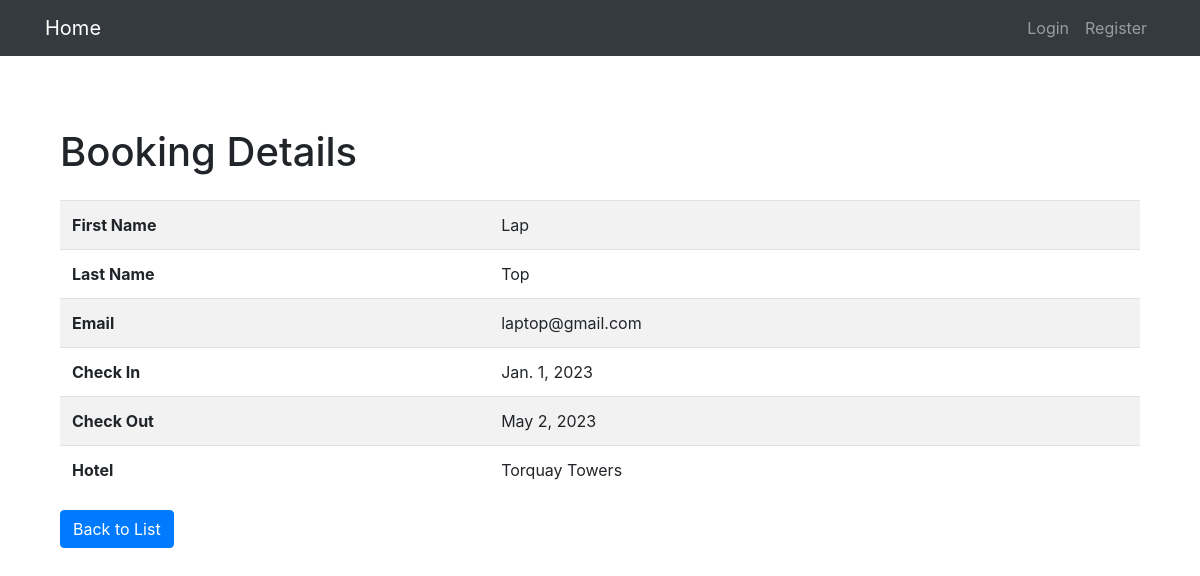
Page /10/ on the committed database.
### visitors/models.py (models this page shows)
class Booking(models.Model):
    first_name = models.CharField(max_length=100)
    last_name = models.CharField(max_length=100, null=True)
    email = models.EmailField()
    check_in = models.DateField()
    check_out = models.DateField()
    hotel = models.ForeignKey(Hotel, on_delete=models.CASCADE, null=True)

class Hotel(models.Model):
    name = models.CharField(max_length=200)
    address = models.CharField(max_length=200, null=True)
    def __str__(self):
        return self.name
    class Meta:
        verbose_name_plural = 'Hotels'

### visitors/views.py (the view)
# urls.py: path('<int:pk>/', views.booking_detail, name='booking_detail'),
def booking_detail(request, pk):
    booking = get_object_or_404(Booking, pk=pk)
    return render(request, 'booking_detail.html', {'booking': booking})

### staff/templates/booking_detail.html
{% extends 'base.html' %}
{% block content %}
  <div class="container my-5">
    <h1 class="mb-4">Booking Details</h1>
    <table class="table table-striped">
      <tbody>
        <tr>
          <th scope="row">First Name</th>
          <td>{{ booking.first_name }}</td>
        </tr>
        <tr>
          <th scope="row">Last Name</th>
          <td>{{ booking.last_name }}</td>
        </tr>
        <tr>
          <th scope="row">Email</th>
          <td>{{ booking.email }}</td>
        </tr>
        <tr>
          <th scope="row">Check In</th>
          <td>{{ booking.check_in }}</td>
        </tr>
        <tr>
          <th scope="row">Check Out</th>
          <td>{{ booking.check_out }}</td>
        </tr>
        <tr>
          <th scope="row">Hotel</th>
          <td>{{ booking.hotel }}</td>
        </tr>
      </tbody>
    </table>
    <a href="{% url 'staff:booking_list' %}" class="btn btn-primary">Back to List</a>
  </div>
{% endblock %}

### rows in the picture
Booking: first_name "Lap", last_name "Top", email "laptop@gmail.com", check_in "Jan. 1, 2023", check_out "May 2, 2023", hotel "Torquay Towers"
